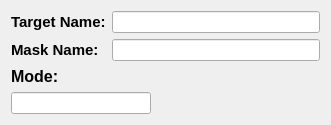
   <widget class="QWidget" name="layoutWidget">
    <property name="geometry">
     <rect>
      <x>20</x>
      <y>20</y>
      <width>331</width>
      <height>122</height>
     </rect>
    </property>
    <layout class="QVBoxLayout" name="verticalLayout_5">
     <item>
      <layout class="QGridLayout" name="gridLayoutMain_Info">
       <item row="0" column="0">
        <widget class="QLabel" name="labelMain_TargetName">
         <property name="font">
          <font>
           <family>Arial</family>
           <pointsize>11</pointsize>
           <weight>75</weight>
           <bold>true</bold>
          </font>
         </property>
         <property name="text">
          <string>Target Name:</string>
         </property>
        </widget>
       </item>
       <item row="2" column="0">
        <widget class="QLabel" name="labelMain_MaskName">
         <property name="font">
          <font>
           <family>Arial</family>
           <pointsize>11</pointsize>
           <weight>75</weight>
           <bold>true</bold>
          </font>
         </property>
         <property name="text">
          <string>Mask Name:</string>
         </property>
        </widget>
       </item>
       <item row="2" column="1">
        <widget class="QLineEdit" name="lineEdit_2"/>
       </item>
       <item row="0" column="1">
        <widget class="QLineEdit" name="lineEditMain_TargetName"/>
       </item>
      </layout>
     </item>
     <item>
      <widget class="QLabel" name="labelMain_Mode">
       <property name="font">
        <font>
         <family>Arial</family>
         <pointsize>12</pointsize>
         <weight>75</weight>
         <bold>true</bold>
        </font>
       </property>
       <property name="text">
        <string>Mode:</string>
       </property>
      </widget>
     </item>
     <item>
      <widget class="QLineEdit" name="lineEditMain_Mode">
       <property name="maximumSize">
        <size>
         <width>140</width>
         <height>16777215</height>
        </size>
       </property>
       <property name="font">
        <font>
         <family>Arial</family>
         <weight>75</weight>
         <bold>true</bold>
        </font>
       </property>
       <property name="text">
        <string/>
       </property>
       <property name="readOnly">
        <bool>true</bool>
       </property>
      </widget>
     </item>
    </layout>
   </widget>
